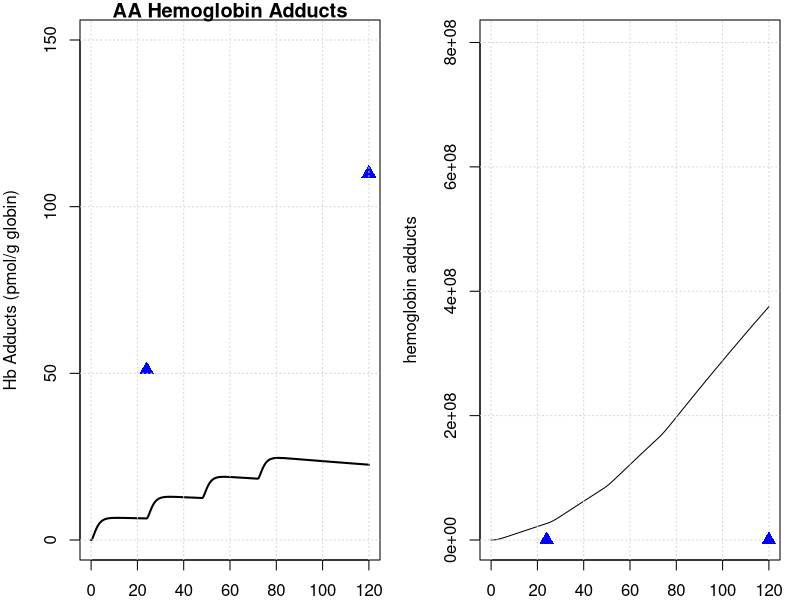
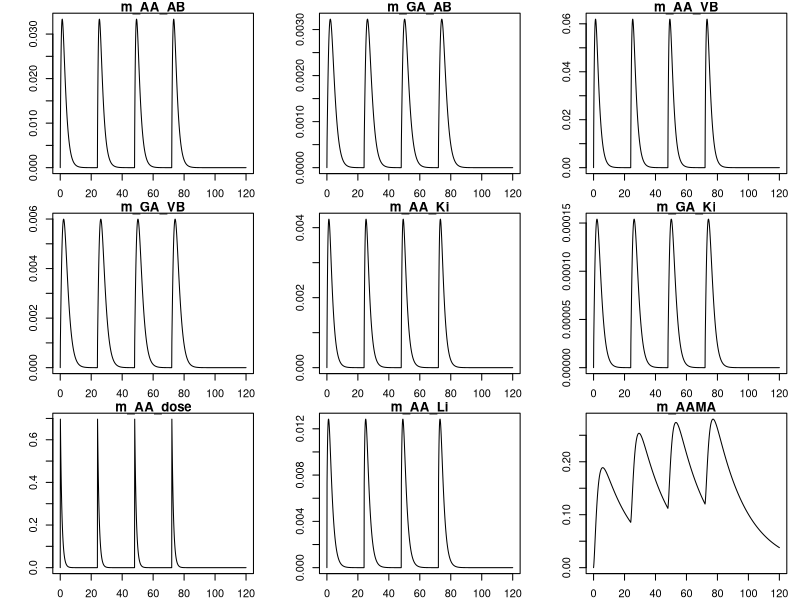
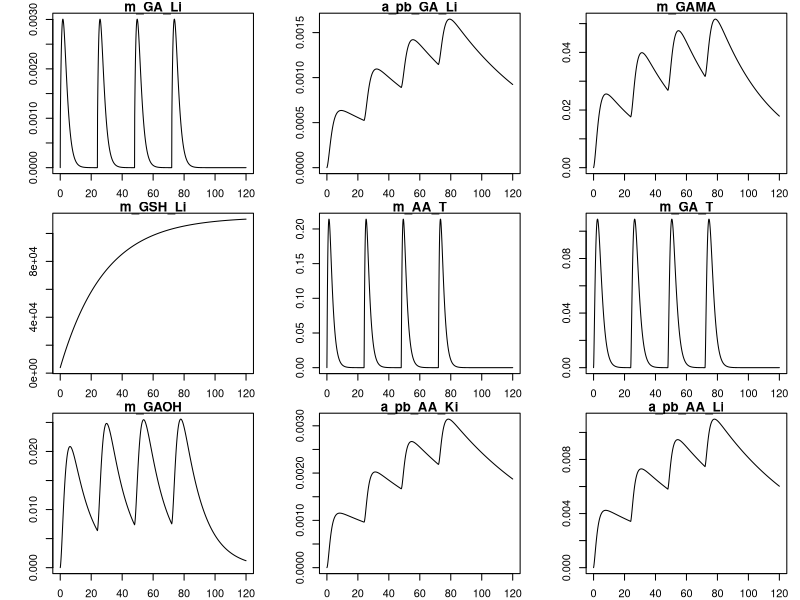
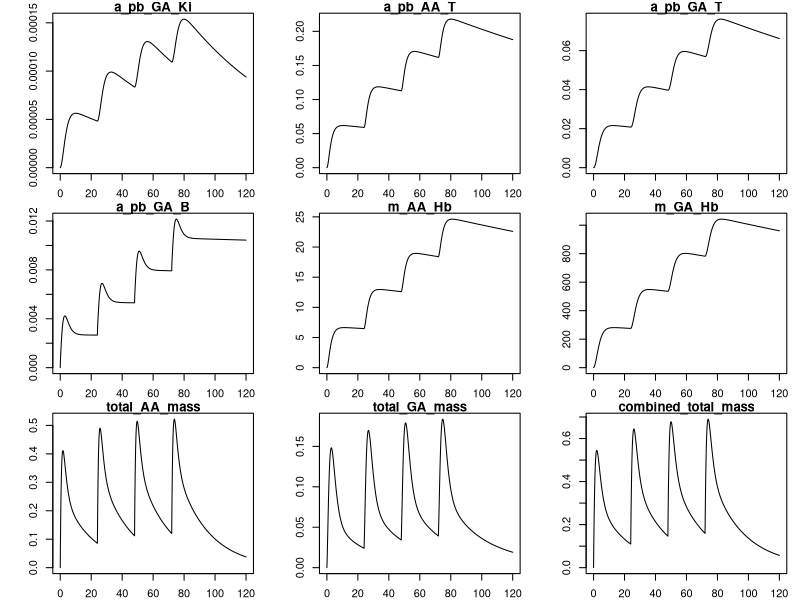
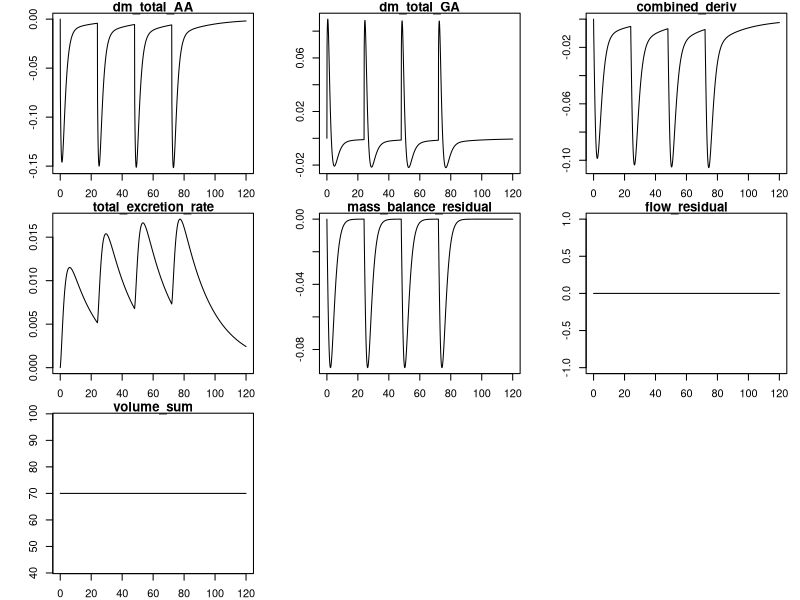
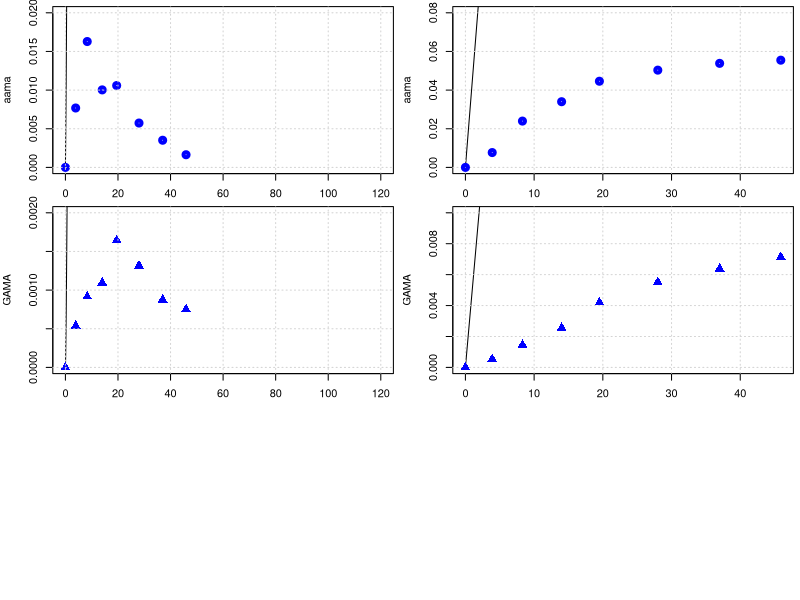

Generate these figures, in order, with R:
library(deSolve)
library(minpack.lm)
graphics.off()

# body weight in kg
BW = 70 
# fractions of BW
##https://journals.sagepub.com/doi/pdf/10.1177/ANIB_32_3-4
F_B = 0.079 
F_B_AB = 0.35 #fraction: arterial blood of blood volume

F_B_VB = 0.65 #fraction: venous blood of blood volume
F_Li = 0.026
F_Ki = 0.0044
F_T = 1-(F_B+F_Li+F_Ki)
# organ volumes in L
V_AB <- BW*F_B*F_B_AB 
V_VB <- BW*F_B*F_B_VB 

V_T <- BW*F_T
V_Ki <- BW*F_Ki
V_Li <- BW*F_Li
# cardiac output in L/(kg*h)
##https://journals.sagepub.com/doi/pdf/10.1177/ANIB_32_3-4
QCC = 16        #12.5 # maybe 14 or 6.5 check?
Q_C = QCC*BW^0.75
#FQ_P = 2.5/100 Trine: We don't have a lung compartment in this model
FQ_Li = 0.255
FQ_Ki = 0.19 #total - there is also an aterial flow rate 
FQ_T = 1 -( FQ_Li + FQ_Ki) # +FQ_P) Trine: We don't have a lung compartment in this model
Q_Li <- Q_C*FQ_Li
Q_Ki <- Q_C*FQ_Ki
Q_T <- Q_C*FQ_T

MW_aa = 71   # mg/mmol
MW_ga = 87   # mg/mmol
MW_GSH = 307.32 # mg/mmol
k_0_GSH = 7   # from Sweeney paper.
MW_GSH = 307.32     # mg/mmol

# partition coefficient 
pAA_TB = .2        # Tissue::blood partition AA, Sweeney et al (2010) paper
pAA_KiB = 0.8      # Kidney::blood partition AA, Sweeney et al (2010) paper
pAA_LiB = 0.4      # liver::blood partition AA, Sweeney et al (2010) paper
# Maybe we said it earlier and these parameters are not sensitive to the model, but from which paper did you get the values of these partition coefs., 
# in the paper of Sweeney and of Li are different pAA_LiB = 0.4 and pAA_KiB = 0.8.

# reaction rate constants 
k_AAuptake = 1 #1/h

k_onAA_T = 0.028  #1/h     # we took it from Sweenney
k_onAA_B = 0.036  #1/h
k_onAA_Li = 0.71 #1/h
k_onAA_Ki = 0.13 #1/h

# from 0.23 to 0.35
k_cl_GSH = 0.035   # 1/h   #  Reed et al. 2008 'A mathematical model of glutathione metabolism'
# doi:10.1186/1742-4682-5-8

# k_onAA_GSH = 0.55 # L/(mmol h)
# check, we do not use it any more.
k_exc_AAMA = 0.049  ## ##MK Furh et al. report on Elimination half-life of AAMA as ~17.4 h, then k_exc_AAMA=0.0398 h-1#
# 'Toxicokinetics of acrylamide in humans after ingestion of a defined dose in a test meal to improve risk assessment for acrylamide carcinogenicity'
# DOI: 10.1158/1055-9965.EPI-05-0647
# 0.049 #1/h or 0.13 # this will change the shape

# Maximum velocity for enzymatic reaction 
V_max_p450 = 9 /MW_aa*BW^0.7  # mg/h  from Sweenney paper, checked!
# maximum rate of GA and AA conjugation with GSH (mg/(h BW^0.7))
Vmax_AA_GSH <- 24*BW^0.7 # from the Sweeny  fitted   mg/h

# +++++++++++++++++++++++++++++++++++++++++++++++++++++++++++++++++
# PARAMETERS FOR GA
# +++++++++++++++++++++++++++++++++++++++++++++++++++++++++++++++++
# partition coefficient
pGA_TB = 1.35 # Have been calculated from the Doerge et al 2005 paper on TK in mice
pGA_LiB = 0.63 # Have been calculated from the Doerge et al 2005 paper on TK in mice
pGA_KiB = .3

#k_onGA_GSH = 0.8 #L/(mmol h)
k_onGA_T = 0.69        #1/h
k_onGA_B = 0.108       #1/h
k_onGA_Ki = k_onAA_T/2 #1/h
k_onGA_Li = 0.115      #1/h

k_exc_GAMA = 0.027   ##MK Furh et al. report on Elimination half-life of GAMA: ~25.1 hours, then k_exc_GAMA = 0.0276 h-1##  
# 0.077 #1/h  # or 0.027 # from sweeney # 
k_exc_GAOH = 0.077     # 1/h  # from sweeney
# (removed as no longer used) k_exc_GA <- .4         # 1/h Q_Ki*0.025

# Maximum velocity for enzymatic reaction 
V_max_EH = 20 *BW^0.7  
KM_p450 = 10.0
KM_EH = 100.0
# maximum rate of GA and AA conjugation with GSH (mg/(h BW^0.7))
Vmax_GA_GSH <- 20*BW^0.7 # from the Sweeny ( Vmax_GC2 )  fitted   mg/h

KMG1 = 50  #!Km with respect to AA for GSH conjugation mg/L (from Sweeny code) 
# Trine: This should be mg. Delete the term MW_aa
# Sweeney has this parameter for rats ans 100 mg/L why did you use this number and why divived by MW??

KMGG = .1/MW_GSH        # !KM with respect to GSH for AA or GA conjugation with GSH mmol/L. Trine: should be mg/L
####and that this is 307 mg/L #This comment is wrong ignore
KMG2 = 100  #!Km with respect to GA for GSH conjugation mM. Trine: This should be mg. Delete the term MW_aa
# The same comment as for KMG1

# from the code, not from paper
KPT_Li = 0.015    # !'protein turnover rate in liver'# this is confimred in the exp. values of Sweeney
KPT_Ki = 0.013    # !'protein turnover rate in kidney'# 1/h this is 0.012 in Sweeney, I guess its not much of difference
#KPTR   = 1        # !'protein turnover rate in rpt'# this is 0.012 in Li et.al
KPTS   = 0.0039   # !'protein turnover rate in spt'# and this they have it 0.0051 Sweeney and Li 0.0012 refering to Sweeney
KPTRB  = 0.00035  # (correct by Maria)    # !'protein turnover rate in rbc'# how did we get that?
KPTPL  = 0.012    # !'protein turnover rate in plasma'# Sweeney has 0.012 for this value

kpb_Li = 0.1    #!protein binding in liver
kpbk_ki = 0.08   #!protein binding in kidney
kpbr1 = 0.08  # !protein binding in rpt
kpbs1 = 0.08   #!protein binding in spt
kpbrb1 = 0.01 # !protein binding in rbc (hemoglobin binding)
kpbpl1 = 0.01   #!protein binding in plasma 
reactratio = 2.0  #!reactivity ratio with protein, AA/GA
kpb_Li_2 = kpb_Li/reactratio    #!protein binding in liver
kpbk2 = kpbk_ki/reactratio    #!protein binding in kidney
kpbr2 = kpbr1/reactratio    #!protein binding in rpt
kpbs2 = kpbs1/reactratio    #!protein binding in spt
kpbrb2 = kpbrb1/reactratio  #!protein binding in rbc (hemoglobin binding)
kpbpl2 = kpbpl1/reactratio  #!protein binding in plasma 

# +++++++++++++++++++++++++++++++++++++++++++++++++++++++++++++++++
# CORRECTED HB ADDUCT PARAMETERS
# +++++++++++++++++++++++++++++++++++++++++++++++++++++++++++++++++

# 1. Total Globin Calculation (Standard Reference Man)
# Hb concentration ~150 mg/mL (or g/L). Blood Volume ~5 L.
#Total_Globin_mg <- 150 * 5000 # = 750,000 mg

# 2. Formation Constants (L/h)
# Literature k_val = 7500 fmol / (mg_globin * mM_AA * h)
# Conversion logic: K (L/h) = k_val * Total_Globin * 1e-12
#K_FORM_AA_VAL <- 7500 * Total_Globin_mg * 1e-12  # Result: ~0.0056 L/h
K_FORM_AA_VAL =  7500  # !fmol AA-val/mg globin per mM AA-hr

# Literature k_val_GA = 34000 fmol / (mg_globin * mM_GA * h)
#K_FORM_GA_VAL <- 34000 * Total_Globin_mg * 1e-12 # Result: ~0.0255 L/h
K_FORM_GA_VAL <- 34000 # fmol GA-val/mg globin per mM GA-hr

# 3. Removal Constants (1/h)
# Adducts are removed with RBC turnover (Lifespan ~120 days)
# Should match KPTRB (Protein turnover in RBC)
#K_REM_AA_VAL <- KPTRB # 0.00035
K_REM_AA_VAL <- 0.00231 #AA-val adducts from RBC per hr
K_REM_GA_VAL <- 0.00231 #AA-val adducts from RBC per hr





# +++++++++++++++++++++++++++++++++++++++++++++++++++++++++++++++++
# create list of parameter
# +++++++++++++++++++++++++++++++++++++++++++++++++++++++++++++++++
params <- unlist(c(data.frame(pAA_TB, pAA_LiB, pAA_KiB,
                              pGA_TB, pGA_LiB, pGA_KiB,
                              k_onAA_T, k_onAA_B, k_onAA_Li,  k_onAA_Ki,
                              k_onGA_T, k_onGA_B, k_onGA_Li, k_onGA_Ki, 
                              k_exc_AAMA, k_exc_GAMA,
                              k_cl_GSH, V_max_p450, KM_p450, V_max_EH, KM_EH,
                              k_AAuptake)
))
yini <- c(m_AA_AB = 0.0, m_GA_AB = 0.0,      
          m_AA_VB = 0.0, m_GA_VB = 0.0,
          m_AA_Ki = 0.0, m_GA_Ki = 0.0, m_AA_dose = 0 ,
          m_AA_Li = 0.0, m_AAMA = 0.0, 
          m_GA_Li = 0.0, a_pb_GA_Li = 0.0,
          m_GAMA  = 0.0,       
          m_GSH_Li = k_0_GSH * V_Li * MW_GSH, 
          m_AA_T = 0.0, m_GA_T = 0.0,
          m_GAOH = 0.0, 
          a_pb_AA_Ki = 0,  a_pb_AA_Li = 0,
          a_pb_GA_Ki = 0, a_pb_AA_T = 0, 
          a_pb_GA_T = 0,
          a_pb_GA_B = 0,
          m_AA_Hb = 0.0,   # <-- AA-hemoglobin adduct (fmol adducts per mg globin)
          m_GA_Hb = 0.0    # <-- GA-hemoglobin adduct (fmol adducts per mg globin)
)
# ++++++++++++++++++++++++++++++++++++++++++++++++++++++++++++++++++
# PBPK model for Acrylamide (AA) with GA and mass-balance diagnostics
# ++++++++++++++++++++++++++++++++++++++++++++++++++++++++++++++++++
PBPKmodelAA <- function(t, state, parameter) {
  with(as.list(c(t, state, parameter)), {
    
    #----#---#  Model for AA  #---#---#
    # concentrations blood in the organs in mg/L
    c_AA_AB <- m_AA_AB / V_AB
    c_AA_VB <- m_AA_VB / V_VB
    c_AA_T  <- m_AA_T  / V_T
    c_AA_Li <- m_AA_Li / V_Li   
    c_AA_Ki <- m_AA_Ki / V_Ki
    
    c_GSH_Li <- m_GSH_Li / V_Li
    
    # units checked -> mg/h
    dm_AA_dose <- - k_AAuptake * m_AA_dose
    
    # Blood
    # units checked -> mg/h
    dm_AA_AB <- Q_C * (c_AA_VB - c_AA_AB) - k_onAA_B * m_AA_AB
    # suggest to change from - k_onAA_B * m_AA_AB to - k_onAA_B * c_AA_AB * V_AB
    dm_AA_VB <- Q_T * (c_AA_T / pAA_TB) + Q_Li * (c_AA_Li / pAA_LiB) + Q_Ki * (c_AA_Ki / pAA_KiB) -
      Q_C * c_AA_VB - k_onAA_B * m_AA_VB
    # similar change from suggest to change from - k_onAA_B * m_AA_VB to - k_onAA_B * c_AA_VB * V_VB
    # overall turnover / bound pool in blood (diagnostic of binding turnover)
    
    # I suggest we write that
    #V_RBC_AB <- V_AB * F_BC
    #V_RBC_VB <- V_VB * F_BC
    #F_BC <- 0.44  # Fraction of blood volume that is RBCs, Hematocrit
    
    # RBC volumes in arterial and venous blood
    #c_pb_AA_AB <- a_pb_AA_AB / V_RBC_AB  
    #c_pb_AA_VB <- a_pb_AA_VB / V_RBC_VB  
    
    # Arterial RBC binding, turn over and exchange
    #da_pb_AA_AB <- kpbrb1 * c_AA_AB * V_RBC_AB - a_pb_AA_AB * KPTRB + Q_C * (c_pb_AA_VB - c_pb_AA_AB)
    
    # Venous RBC binding 
    #da_pb_AA_VB <- kpbrb1 * c_AA_VB * V_RBC_VB - a_pb_AA_VB * KPTRB + Q_C * (c_pb_AA_AB - c_pb_AA_VB)
    
    
    # !terminal valine hemoglobin adducts
    
    # we define m_AA_Hb in unit as "fmol adducts per mg globin"
    dm_AA_Hb <- K_FORM_AA_VAL * (c_AA_VB / MW_aa) - K_REM_AA_VAL * m_AA_Hb
    
    
    
    
    # Kidney
    dm_AA_Ki <- Q_Ki * c_AA_AB - Q_Ki * (c_AA_Ki / pAA_KiB) - k_onAA_Ki * m_AA_Ki
    # protein turnover AA in Kidney
    da_pb_AA_Ki <- kpbk_ki * m_AA_Ki - a_pb_AA_Ki * KPT_Ki
    
    # liver metabolism (AA -> GA via P450 and AA -> AAMA via GSH conjugation)
    metAA_GSH  <- Vmax_AA_GSH * c_AA_Li * c_GSH_Li / ((KMG1 + c_AA_Li) * (KMGG + c_GSH_Li))
    metAA_P450 <- V_max_p450 * MW_aa * c_AA_Li / (KM_p450 + c_AA_Li)
    
    # Liver mass balance for AA
    dm_AA_Li <- Q_Li * (c_AA_AB - c_AA_Li / pAA_LiB) + k_AAuptake * m_AA_dose -
      k_onAA_Li * m_AA_Li - metAA_P450 - metAA_GSH
    # protein turnover AA in Liver
    da_pb_AA_Li <- kpb_Li * m_AA_Li - a_pb_AA_Li * KPT_Li
    
    # Tissue
    dm_AA_T <- Q_T * (c_AA_AB - c_AA_T / pAA_TB) - k_onAA_T * m_AA_T
    # protein turnover AA in Tissue
    da_pb_AA_T <- kpbs1 * m_AA_T - a_pb_AA_T * KPTS
    
    # Urine / metabolite AAMA (from AA via GSH conjugation)
    dm_AAMA <- metAA_GSH - m_AAMA * k_exc_AAMA
    
    
    ########################################################################################
    #-GA-#-GA-#  Model for GA  #-GA-#-GA-#    
    # concentrations blood in the organs in mg/L
    c_GA_AB <- m_GA_AB / V_AB
    c_GA_VB <- m_GA_VB / V_VB
    c_GA_T  <- m_GA_T  / V_T
    c_GA_Li <- m_GA_Li / V_Li
    c_GA_Ki <- m_GA_Ki / V_Ki
    
    # Blood
    dm_GA_AB <- Q_C * (c_GA_VB - c_GA_AB) - k_onGA_B * m_GA_AB
    dm_GA_VB <- Q_T * (c_GA_T / pGA_TB) + Q_Li * (c_GA_Li / pGA_LiB) + Q_Ki * (c_GA_Ki / pGA_KiB) -
      Q_C * c_GA_VB - k_onGA_B * m_GA_VB
    
    # overall turnover / bound pool in blood (diagnostic of binding turnover)
    da_pb_GA_B <- k_onGA_B * c_GA_AB - a_pb_GA_B * KPTRB + Q_C * (c_GA_VB - c_GA_AB)
    
    # hemoglobin
    dm_GA_Hb <- K_FORM_GA_VAL * c_GA_VB - K_REM_GA_VAL * m_GA_Hb
    
    
    # Kidney
    dm_GA_Ki <- Q_Ki * c_GA_AB - Q_Ki * (c_GA_Ki / pGA_KiB) - k_onGA_Ki * m_GA_Ki
    da_pb_GA_Ki <- kpbk_ki * m_GA_Ki - a_pb_GA_Ki * KPT_Ki
    
    # Liver metabolism for GA (and formation from AA via p450)
    metGA_GSH <- Vmax_GA_GSH * c_GSH_Li * c_GA_Li / ((c_GA_Li + KMG2) * (c_GSH_Li + KMGG))
    metGA_EH  <- V_max_EH  * c_GA_Li / (KM_EH + c_GA_Li)
    
    dm_GA_Li <- Q_Li * (c_GA_AB - c_GA_Li / pGA_LiB) - k_onGA_Li * m_GA_Li +
      metAA_P450 - metGA_GSH - metGA_EH
    # protein turnover GA in Liver
    da_pb_GA_Li <- kpb_Li_2 * m_GA_Li - a_pb_GA_Li * KPT_Li
    
    # GA metabolites (excretable)
    dm_GAMA  <- metGA_GSH - m_GAMA * k_exc_GAMA
    dm_GAOH  <- metGA_EH  - m_GAOH * k_exc_GAOH
    
    # Tissue
    dm_GA_T <- Q_T * (c_GA_AB - c_GA_T / pGA_TB) - k_onGA_T * m_GA_T
    da_pb_GA_T <- kpbs2 * m_GA_T - a_pb_GA_T * KPTS
    
    # GSH pool in liver (consumed by both AA and GA conjugation)
    dm_GSH_Li <- k_0_GSH * V_Li * MW_GSH - k_cl_GSH * m_GSH_Li - metAA_GSH - metGA_GSH
    
    
    
    
    # -------------------------------------------------------------------------
    # Mass-balance diagnostics (do not change dynamics; returned as named outputs)
    # Total mass pools (AA, GA, and combined AA+GA + metabolites)
    total_AA_mass <- m_AA_AB + m_AA_VB + m_AA_T + m_AA_Li + m_AA_Ki + m_AAMA
    total_GA_mass <- m_GA_AB + m_GA_VB + m_GA_T + m_GA_Li + m_GA_Ki + m_GAMA + m_GAOH
    
    # Rate of change of total AA (sum of AA derivatives)
    dm_total_AA <- dm_AA_dose + dm_AA_AB + dm_AA_VB + dm_AA_T + dm_AA_Li + dm_AA_Ki + dm_AAMA
    # Rate of change of total GA (sum of GA derivatives)
    dm_total_GA <- dm_GA_AB + dm_GA_VB + dm_GA_T + dm_GA_Li + dm_GA_Ki + dm_GAMA + dm_GAOH
    
    # Combined pool derivative (AA + GA + excretable metabolites)
    combined_deriv <- dm_total_AA + dm_total_GA
    
    # Total excretion (rate at which mass leaves the modeled system)
    total_excretion_rate <- m_AAMA * k_exc_AAMA + m_GAMA * k_exc_GAMA + m_GAOH * k_exc_GAOH
    
    # For perfect mass conservation: combined_deriv + total_excretion_rate should be ~ 0
    # (because conversions AA->GA are internal transfers; only excretion removes mass)
    mass_balance_residual <- combined_deriv + total_excretion_rate
    
    # Flow/volume diagnostics
    flow_residual <- Q_C - (Q_T + Q_Li + Q_Ki)   # if non-zero, flows don't sum to cardiac output
    volume_sum    <- V_AB + V_VB + V_T + V_Li + V_Ki  # check if sum matches expected total blood/tissue volume
    
    # -------------------------------------------------------------------------
    # Return: first element must be vector of derivatives (in the same order as `state`)
    derivs <- c(
      dm_AA_AB,    dm_GA_AB,   
      dm_AA_VB,    dm_GA_VB,
      dm_AA_Ki,    dm_GA_Ki,   dm_AA_dose,
      dm_AA_Li,    dm_AAMA,
      dm_GA_Li,    da_pb_GA_Li, dm_GAMA,
      dm_GSH_Li,   dm_AA_T,     dm_GA_T,
      dm_GAOH,
      da_pb_AA_Ki, da_pb_AA_Li,
      da_pb_GA_Ki, da_pb_AA_T, 
      da_pb_GA_T,
      da_pb_GA_B,
      dm_AA_Hb ,   # <-- AA-hemoglobin adduct
      dm_GA_Hb     # <-- GA-hemoglobin adduct
    )
    
    # Named diagnostics returned as additional items (deSolve will include them in output)
    return(list(
      derivs,
      total_AA_mass = total_AA_mass,
      total_GA_mass = total_GA_mass,
      combined_total_mass = total_AA_mass + total_GA_mass,
      dm_total_AA = dm_total_AA,
      dm_total_GA = dm_total_GA,
      combined_deriv = combined_deriv,
      total_excretion_rate = total_excretion_rate,
      mass_balance_residual = mass_balance_residual,
      flow_residual = flow_residual,
      volume_sum = volume_sum
    ))
  })
}
PBPKmodelAA <- compiler::cmpfun(PBPKmodelAA)

# ++++++++++++++++++++++++++++++++++++++++++++++++++++++++++++++++++
# manual readout from Vikstrom 2011 InVitroAcrylamide
# ++++++++++++++++++++++++++++++++++++++++++++++++++++++++++++++++++

n_days = 5  # simulate for 5 days
times <- seq(from = 0, to = n_days * 24   , by = 0.1)
diet <- data.frame(var = "m_AA_dose", method = "add",   #  24* c(0:(n_days/2))
                   time = c(0, 24, 48, 72 ),  value = 11 *BW /1000 ) #  0.5 *BW /1000   # dose of 0.05 microg/kg bw
out <- ode(y = yini, times = times, func = PBPKmodelAA, parms = params, events = list(data = diet))

# Calculate Unit Conversion Factor: mg (model) -> pmol/g globin (y-axis)
Total_Globin_mg <- 150 * 5000 # = 750,000 mg
# Factor = (1e9 pmol/mmol) / (MW_aa_mg/mmol * Total_Globin_g)
Total_Globin_g <- Total_Globin_mg / 1000 # 750 g
conv_factor_AA <- 1e9 / (MW_aa * Total_Globin_g) 
conv_factor_GA <- 1e9 / (MW_ga * Total_Globin_g)

par(mfrow=c(1,2),mar=c(2,4,1,1))
# plot for hemoglobin adducts AA 
plot(out[,'time'], 
     out[,'m_AA_Hb'], # * conv_factor_AA ,  # 6.53×10^6
     type = 'l', lwd=2,  xlab = 'Time (hours)',    ylab = 'Hb Adducts (pmol/g globin)', 
     main = 'AA Hemoglobin Adducts',    ylim = c(0, 150)) # Adjusted ylim to typical range (0-150)
# Add reference points (ensure these values are also in pmol/g globin)
points(c(24, 120), c(51, 110), col="blue", cex = 1.5, pch = 17) ; grid()

plot(out[,'time'],
     cumsum( out[,'m_AA_Hb'] * conv_factor_AA ),
     type = 'l',xlab = '', ylab = 'hemoglobin adducts', 
     ylim = c(0, 5*max(out[,'m_AA_Hb']) )* 6.53 * 10^6 ); grid()
points(  c(24, 120), c( 51, 110 )  , col="blue",cex = 1.5, pch = 17)













cat('Press ENTER to plot more:............'); plot(out)


yobs_urine <- data.frame(
  time = c(0.0, 3.9, 8.3, 14, 19.5, 28, 37, 45.9),
  AAMA = c(0.0/1000000, 32.8/1000000, 69.5/1000000, 42.8/1000000, 45.2/1000000, 24.5/1000000, 15/1000000, 7/1000000)*234.28, #https://pubchem.ncbi.nlm.nih.gov/compound/N-Acetyl-S-_2-carbamoylethyl_-L-cysteine
  GAMA = c(0.0, 2.15*1e-6, 3.66*1e-6, 4.38*1e-6, 6.57*1e-6, 5.26*1e-6, 3.50*1e-6, 3.0*1e-6)*250.27
)


# plot for AAMA in urinary
par(mfrow=c(3,2),mar=c(2,4,.5,.5))
plot(out[,'time'], out[,'m_AAMA']   ,type = 'l',xlab = 'time', ylab = 'aama', ylim = c(0,.02) )
points(yobs_urine$time, yobs_urine$AAMA , col="blue", lwd = 4) ; grid()
time_points_measure_unrine = c(1, 40, 84, 141, 196, 280 , 371, 460)
tamtam = out[,'m_AAMA'][time_points_measure_unrine ]
plot(yobs_urine$time, cumsum( tamtam ),type = 'l', ylab = 'aama', ylim = c(0,.08), xlab = 'time' ); grid()
points(yobs_urine$time, cumsum(yobs_urine$AAMA) , col="blue", lwd = 4)

# plot for GAMA 
plot(out[,'time'], out[,'m_GAMA']  ,type = 'l',xlab = '', ylab = 'GAMA', ylim = c(0,.002) )
points(yobs_urine$time, yobs_urine$GAMA , col="blue", cex = 1.5, pch = 17); grid()
time_points_measure_unrine = c(1, 40, 84, 141, 196, 280 , 371, 460)
tamtam = out[,'m_GAMA'][time_points_measure_unrine ]
plot(yobs_urine$time, cumsum( tamtam ),type = 'l',xlab = '', ylab = 'GAMA', ylim = c(0,.01) ); grid()
points(yobs_urine$time, cumsum(yobs_urine$GAMA) , col="blue",cex = 1.5, pch = 17)
